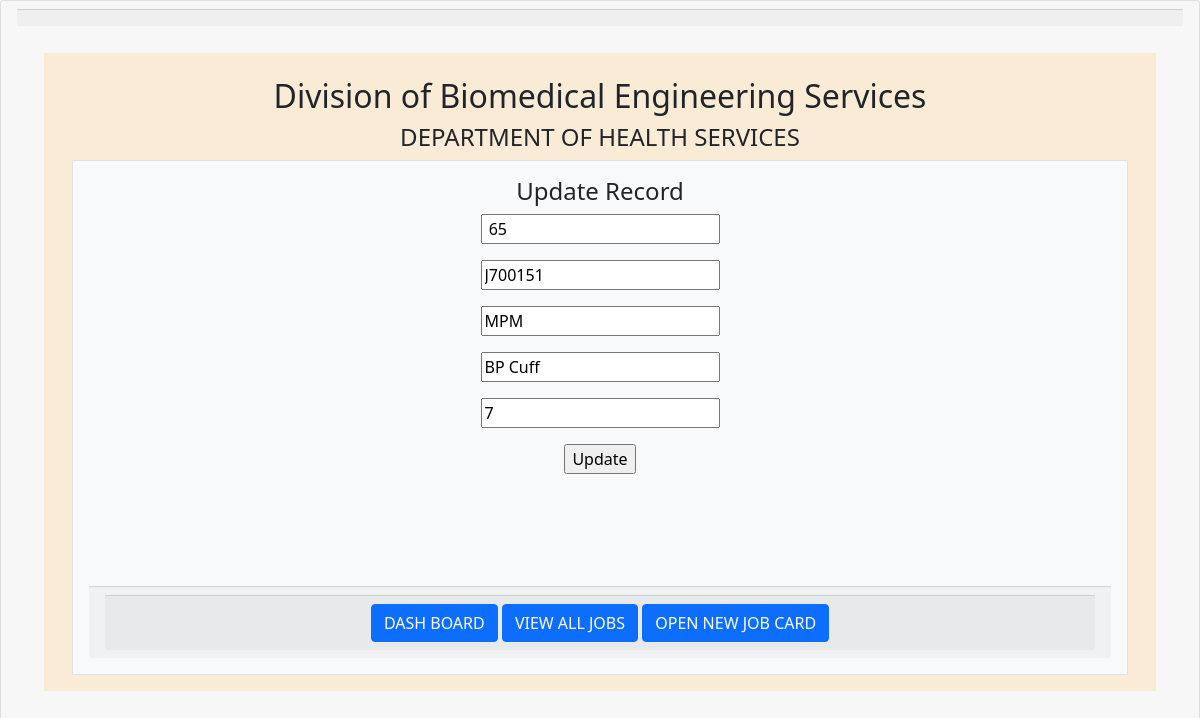
Screenshot of /edit_spares.php?id=65 (signed in) with the database file from the repository.
### tables this page shows
CREATE TABLE IF NOT EXISTS `spareparts` (
  `id` int(11) NOT NULL AUTO_INCREMENT,
  `job_id` int(11) NOT NULL,
  `Hbook` varchar(10) NOT NULL,
  `stock_no` varchar(20) NOT NULL,
  `description` varchar(40) NOT NULL,
  `qty` varchar(10) NOT NULL,
  `submitby` varchar(20) DEFAULT NULL,
  PRIMARY KEY (`id`),
  KEY `job_id` (`job_id`)
);

### edit_spares.php (the view, shortened to what this page needs)
<?php
require('db.php');
$id=$_REQUEST['id'];
$query = "SELECT * from spareparts where id='".$id."'";
$result = mysqli_query($con, $query) or die ( mysqli_error());
$row = mysqli_fetch_assoc($result);
?>
<!DOCTYPE html>
<html>
	<head>
<link rel="stylesheet" href="css/style.css" />
    <link href="https://cdn.jsdelivr.net/npm/bootstrap@5.0.2/dist/css/bootstrap.min.css" rel="stylesheet">
	</head>
	<div class="card text-center">
	  <div class="card-header">
	  <div class="card-footer text-muted">
	</div>
 <div class="card-body">
		<body>
		<div id="main">
	<div id="header">
	  <div id="logo">
		<div id="logo_text">
		  <h2>Division of Biomedical Engineering Services</h2>
		  <h4> DEPARTMENT OF HEALTH SERVICES  </h4>
        <div class="container overflow-hidden">
            <div class="row gx-5">
                <div class="col">
                <div class="p-3 border bg-light">
		<div class="form">
		<h4>Update Record</h4>
			<?php
			if(isset($_POST['new']) && $_POST['new']==1)
			{
			$j_id =$_REQUEST['job_id'];
			$h_book =$_REQUEST['Hbook'];
			$s_no=$_REQUEST['stock_no'];
			$desc=$_REQUEST['description'];
			$qty=$_REQUEST['qty'];
			$submittedby = $_SESSION["username"];
			$update="update spareparts set Hbook='".$h_book."',stock_no='".$s_no."',description='".$desc."',qty='".$qty."', submittedby='".$submittedby."' WHERE job_id='".$job_id."'";
			mysqli_query($con, $update) or die(mysqli_error());
			$status = "Record Updated Successfully. </br></br><a href='view.php'>View Updated Record</a>";
			echo '<p style="color:#FF0000;">'.$status.'</p>';
			}else {
			?>
		<div>
        <form name="form" method="post" action="">
		<p><input type="text" name="id" placeholder="id" required value=" <?php echo $row['id'];?>" /></p>
		<p><input type="text" name="Hbook" placeholder=" H 500" required value="<?php echo $row['Hbook'];?>"/></p>
		<p><input type="text" placeholder="Stock No" name="stock_no" required value="<?php echo $row['stock_no'];?>"/></p>
        <p><input type="text" placeholder="Description" name="description" required value ="<?php echo $row['description'];?>"/></p>
		<p><input type="text" placeholder="Quentity" name="qty" required value= "<?php echo $row['qty'];?>"></p>
		<p><input name="submit" type="submit" value="Update" /></p>
		</form>
		<?php } ?>
		<br /><br /><br /><br />
		</div>
		</div>
		</body>
		<div class="caard-text center">
	<div class="card-footer ">
	<div class="card-footer text-muted">
		<a class="btn btn-primary" href="dashboard.php" role="button">DASH BOARD</a>
		<a class="btn btn-primary" href="view.php" role="button">VIEW ALL JOBS</a>
		<a class="btn btn-primary" href="insert.php" role="button">OPEN NEW JOB CARD</a>
	</div>
	</div>
	</div>
</html>

### style.css (style rules this page uses)
body { background-color: rgb(45, 92, 124); }
.card-body { background-color: antiquewhite; padding: 20px 20px; margin: 20pt 20pt; align-items: center; text-align: center; }

### rows the page displays
spareparts: id "65", Hbook "J700151", stock_no "MPM", description "BP Cuff", qty "7"
